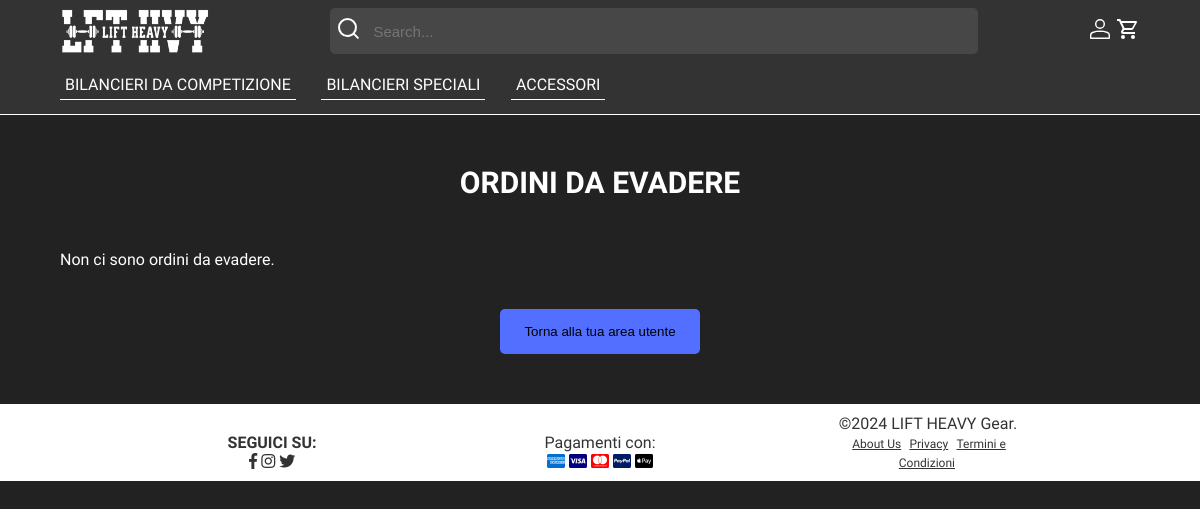
Screenshot of /ordiniEvasi.php (signed in) with the database file from the repository.
### tables this page shows
CREATE TABLE categoria (
     ID_categoria INT NOT NULL AUTO_INCREMENT,
     nome_categoria VARCHAR(100) NOT NULL,
     CONSTRAINT ID_categoria_ID PRIMARY KEY (ID_categoria)
);

### ordiniEvasi.php (called while the page is built, shortened)
<?php
require_once("bootstrap.php");
$userData = $dbh->getUserDataById($_SESSION["ID_utente"]);
$templateParams["titolo"] = "Ordini Evasi";
$templateParams["categorie"] = $dbh->getCategories();
$templateParams["nome"] = $userData["nome"];
$templateParams["nome-main"] = "info-ordiniEvasi.php";
$ordini = $dbh->getOrdiniNonConsegnati();
$templateParams["ordini"] = $ordini;
$templateParams["show-aside"] = false;
require("template/base.php");
?>

### db/database.php (called while the page is built, shortened)
<?php
class DatabaseHelper
{
    private $db;
    public function __construct($servername, $username, $password, $dbname, $port)
    {
        $this->db = new mysqli($servername, $username, $password, $dbname, $port);
    }
    public function getCategories()
    {
        $query = "SELECT ID_categoria, nome_categoria FROM categoria ORDER BY ID_categoria ASC";
        $stmt = $this->db->prepare($query);
        $stmt->execute();
        $result = $stmt->get_result();
        $categories = $result->fetch_all(MYSQLI_ASSOC);
        return $categories;
    }
    public function getUserDataById($id)
    {
        $query = "SELECT nome, cognome, email, Password, venditore
                  FROM utente
                  WHERE ID_utente = ?";
        $stmt = $this->db->prepare($query);
        $stmt->bind_param('i', $id);
        $stmt->execute();
        $result = $stmt->get_result();
        return $result->fetch_assoc();
    }
    public function getOrdiniNonConsegnati()
    {
        $query = "SELECT ID_ordine, data_ordine, prezzo_totale, stato_ordine, ID_utente
                  FROM ordine
                  WHERE stato_ordine <> ? AND stato_ordine <> ?";
        $stmt = $this->db->prepare($query);
        $statoConsegnato = 'Consegnato';
        $statoCarrello = 'Carrello';
        $stmt->bind_param("ss", $statoConsegnato, $statoCarrello);
        $stmt->execute();
        $result = $stmt->get_result();
        $ordini = [];
        return $ordini;
    }
}

### bootstrap.php (called while the page is built, shortened)
<?php
require_once("db/database.php");
$dbh = new DatabaseHelper("localhost", "root", "", "liftheavygear", 3307);
?>

### template/info-ordiniEvasi.php (the view)
<section>
    <h1>ORDINI DA EVADERE</h1>
    <?php if (count($templateParams["ordini"]) > 0): ?>
        <?php foreach ($templateParams["ordini"] as $ordine): ?>
            <div class="ordine">
                <div>
                    <span class="fas fa-clipboard-list"></span>
                </div>
                <h2>Numero ordine: <?php echo $ordine["ID_ordine"]; ?></h2>
                <p>Data ordine: <?php echo $ordine["data_ordine"]; ?></p>
                <p> Stato ordine attuale <strong><?php echo $ordine["stato_ordine"]; ?> </strong></p>
                        <form method="POST" action="ordiniEvasi.php">
                            <input type="hidden" name="ordine_id" value="<?php echo $ordine["ID_ordine"]; ?>">
                            <p class="editable" data-key="Stato">
                                <label for="stato_select">modifica lo stato in:</label>
                                <select name="stato" id="stato_select">
                                    <option value="In Elaborazione" <?php if ($ordine["stato_ordine"] == "In Elaborazione") echo "selected"; ?>>In Elaborazione</option>
                                    <option value="Spedito" <?php if ($ordine["stato_ordine"] == "Spedito") echo "selected"; ?>>Spedito</option>
                                    <option value="Pronto per il ritiro" <?php if ($ordine["stato_ordine"] == "Pronto per il ritiro") echo "selected"; ?>>Pronto per il ritiro</option>
                                    <option value="Consegnato" <?php if ($ordine["stato_ordine"] == "Consegnato") echo "selected"; ?>>Consegnato</option>
                                </select>
                            </p>
                            <button type="submit" class="modificaOrdine">Modifica stato</button>
                            <button type="button" onclick="window.location.href='infoOrdine.php?id=<?php echo $ordine["ID_ordine"]; ?>'"><span class="fas fa-info-circle"></span> Info ordine</button>
                        </form>
            </div>
        <?php endforeach; ?>
    <?php else: ?>
        <p>Non ci sono ordini da evadere.</p>
    <?php endif; ?>
    <?php if ($userData['venditore'] == 'Y') : ?>
        <button type="button" onclick="window.location.href='areaVenditore.php'">Torna alla tua area utente</button>
    <?php else : ?>
        <button type="button" onclick="window.location.href='areaCliente.php'">Torna alla tua area utente</button>
    <?php endif; ?>
</section>

### template/base.php (shortened to what this page needs)
<!DOCTYPE html>
<html lang="it">
<head>
    <link rel="stylesheet" href="https://use.fontawesome.com/releases/v5.7.0/css/all.css"
 />
    <link rel="stylesheet" href="css/style.css" />
    <link rel="stylesheet" href="css/styleClass.css" />
    <link rel="stylesheet" href="css/carrello.css" />
</head>
<body>
    <header>
        <div class="header-menu">
            <a href="#" id="menu-toggle" aria-label="Apri il menù" title="Clicca per aprire il menù">
            </a>
            <nav>
                <ul id="dropdown-menu" class="hidden">
                    <?php foreach ($templateParams["categorie"] as $categoria): ?>
                        <li>
                            <a href="<?php
                                        if (isset($_SESSION["loggedin"]) && $_SESSION["loggedin"] === true) {
                                            $userRole = $_SESSION["venditore"];
                                            echo $userRole === 'Y' ? '#' : 'categoria.php?id=' . $categoria["ID_categoria"];
                                        } else {
                                            echo 'categoria.php?id=' . $categoria["ID_categoria"];
                                        }
                                        ?>">
                                <?php echo $categoria["nome_categoria"]; ?>
                            </a>
                        </li>
                    <?php endforeach; ?>
                </ul>
            </nav>
        </div>
        <div class="header-logo">
            <a href="<?php
                        if (isset($_SESSION["loggedin"]) && $_SESSION["loggedin"] === true) {
                            $userRole = $_SESSION["venditore"];
                            echo $userRole === 'Y' ? '#' : 'index.php';
                        } else {
                            echo 'index.php';
                        }
                        ?>" id="link-index" >
                <img src="images/logos/Logo_Main.png" alt="Logo" /></a>
        </div>
        <div class="header-icon">
            <a href="<?php
                        if (isset($_SESSION["loggedin"]) && $_SESSION["loggedin"] === true) {
                            $userRole = $_SESSION["venditore"];
                            echo $userRole === 'Y' ? 'areaVenditore.php' : 'areaCliente.php';
                        } else {
                            echo 'login.php';
                        }
                        ?>" title="Login" aria-label="Login">
            </a>
            <a href="<?php
                        if (!isset($_SESSION["loggedin"]) || $_SESSION["loggedin"] !== true) {
                            echo 'login.php';
                        } else {
                            $userRole = $_SESSION["venditore"];
                            echo $userRole === 'Y' ? '#' : 'carrello.php';
                        }
                        ?>" id="link-carrello" title="Carrello" aria-label="Carrello">
            </a>
        </div>
        <div class="header-search">
            <form method="GET" action="search-bar.php" id="searchForm">
                <span type="submit">
                </span>
                <input type="search" name="search" autocomplete="off" placeholder="Search..." value="<?php echo isset($_GET['search']) ? htmlspecialchars($_GET['search']) : ''; ?>" id="searchInput" />
            </form>
        </div>
    </header>
    <main>
        <?php
        require($templateParams["nome-main"]);
        ?>
    </main>
    <footer>
        <section class="social">
            <h2>SEGUICI SU:</h2>
            <a href="http://www.facebook.com" title="Facebook" aria-label="Facebook"><span class="fab fa-facebook-f" style="color: #333;"></span></a>
            <a href="http://instagram.com" title="Instagram" aria-label="Instagram"><span class="fab fa-instagram" style="color: #333;"></span></a>
            <a href="http://twitter.com" title="Twitter" aria-label="Twitter"><span class="fab fa-twitter" style="color: #333;"></span></a>
        </section>
        <section class="pagamenti">
            <p>Pagamenti con:</p>
            <a href="https://americanexpress.com" title="American Express" aria-label="American Express"><span class="fab fa-cc-amex" style="color: #006FCF;"></span></a>
            <a href="https://visa.com" title="Visa" aria-label="Visa"><span class="fab fa-cc-visa" style="color: navy;"></span></a>
            <a href="https://mastercard.com" title="MasterCard" aria-label="MasterCard"><span class="fab fa-cc-mastercard" style="color: red;"></span></a>
            <a href="https://www.paypal.com" title="PayPal" aria-label="PayPal"><span class="fab fa-cc-paypal" style="color: #001C64;"></span></a>
            <a href="https://www.apple.com/it/apple-pay/" title="Apple Pay" aria-label="Apple Pay"><span class="fab fa-cc-apple-pay"
                    style="color: #000000;"></span></a>
        </section>
        <section class="copyright">
            <p>©2024 LIFT HEAVY Gear.</p>
            <a href="about.php">About Us</a>
            <a href="privacy.php">Privacy</a>
            <a href="termini.php">Termini e Condizioni</a>
        </section>
    </footer>
</body>
</html>

### css/style.css (style rules this page uses)
* { list-style: none; text-decoration: none; box-sizing: border-box; margin: 0; padding: 0; }
body { background-color: #222; font-family: 'Libre Franklin'; font-size: 16px; min-height: 100%; }
body svg { color: #fff; fill: none; width: 24px; height: 24px; }
h1 { text-align: center; text-transform: uppercase; font-family: 'Arimo'; font-size: 30px; margin-bottom: 50px; }
h2 { font-family: 'Arimo'; text-transform: uppercase; font-size: 20px; margin-top: 10px; }
header { background-color: #333; border-bottom: 1px solid #fff; width: 100%; height: 115px; padding: 8px 5%; }
header svg { color: #fff; display: block; align-items: center; }
main { background: #222; color: #fff; padding: 50px 0; }
section { padding: 0 5%; }
form { display: block; text-align: left; margin: 0 auto; width: 80%; }
form input { display: block; width: 100%; border: 1px solid #fff; border-radius: 10px; background-color: #222; color: #fff; padding: 15px; font-size: 16px; margin-bottom: 20px; cursor: text; }
button { background-color: #526FFF; color: black; padding: 15px 20px; border: none; border-radius: 5px; cursor: pointer; display: flex; justify-content: center; align-items: center; width: 200px; margin: 0 auto; margin-top: 40px; }
footer { background-color: #fff; color: #333; text-align: center; width: 100%; padding: 0 5%; }
footer>section { padding: 10px 0; }
@media screen and (min-width: 768px) { body { background-color: #222; } }
@media screen and (min-width: 768px) { footer>section { padding: 10px 0; margin: 0 5%; } }

### rows the page displays
categoria: nome_categoria "BILANCIERI DA COMPETIZIONE"
categoria: nome_categoria "BILANCIERI SPECIALI"
categoria: nome_categoria "ACCESSORI"
